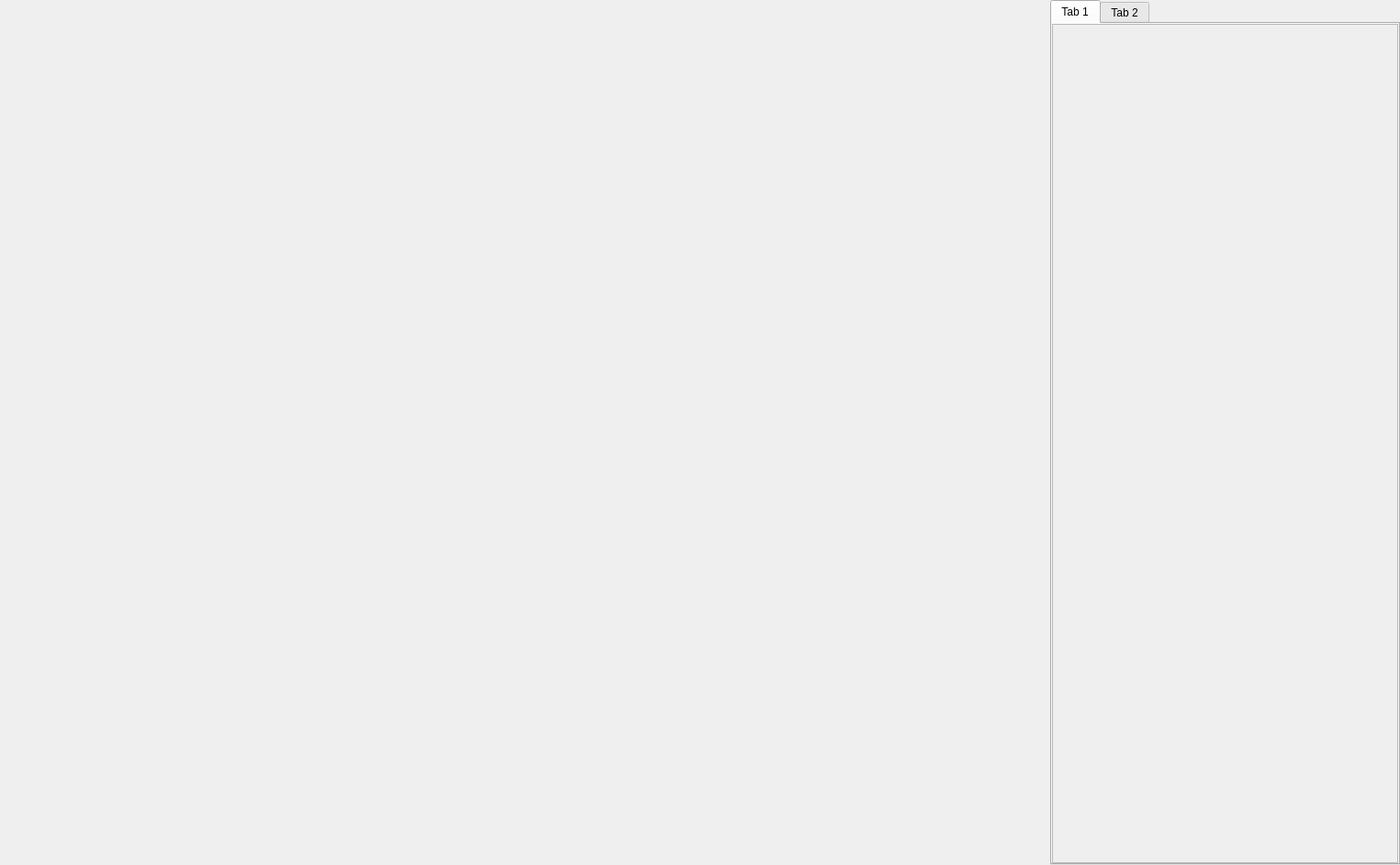
<?xml version="1.0" encoding="UTF-8"?>
<ui version="4.0">
 <class>choicePage</class>
 <widget class="QWidget" name="choicePage">
  <property name="geometry">
   <rect>
    <x>0</x>
    <y>0</y>
    <width>1525</width>
    <height>942</height>
   </rect>
  </property>
  <property name="windowTitle">
   <string>Form</string>
  </property>
  <layout class="QHBoxLayout" name="horizontalLayout">
   <property name="spacing">
    <number>0</number>
   </property>
   <property name="leftMargin">
    <number>0</number>
   </property>
   <property name="topMargin">
    <number>0</number>
   </property>
   <property name="rightMargin">
    <number>0</number>
   </property>
   <property name="bottomMargin">
    <number>0</number>
   </property>
   <item>
    <widget class="QWidget" name="video_container" native="true">
     <property name="sizePolicy">
      <sizepolicy hsizetype="Preferred" vsizetype="Expanding">
       <horstretch>3</horstretch>
       <verstretch>0</verstretch>
      </sizepolicy>
     </property>
     <layout class="QVBoxLayout" name="verticalLayout_2">
      <property name="spacing">
       <number>0</number>
      </property>
      <property name="leftMargin">
       <number>0</number>
      </property>
      <property name="topMargin">
       <number>0</number>
      </property>
      <property name="rightMargin">
       <number>0</number>
      </property>
      <property name="bottomMargin">
       <number>0</number>
      </property>
     </layout>
    </widget>
   </item>
   <item>
    <widget class="QTabWidget" name="tabWidget">
     <property name="sizePolicy">
      <sizepolicy hsizetype="Expanding" vsizetype="Expanding">
       <horstretch>1</horstretch>
       <verstretch>0</verstretch>
      </sizepolicy>
     </property>
     <property name="currentIndex">
      <number>0</number>
     </property>
     <widget class="QWidget" name="tab">
      <attribute name="title">
       <string>Tab 1</string>
      </attribute>
      <layout class="QVBoxLayout" name="verticalLayout">
       <property name="spacing">
        <number>0</number>
       </property>
       <property name="leftMargin">
        <number>0</number>
       </property>
       <property name="topMargin">
        <number>0</number>
       </property>
       <property name="rightMargin">
        <number>0</number>
       </property>
       <property name="bottomMargin">
        <number>0</number>
       </property>
       <item>
        <widget class="QScrollArea" name="scrollArea">
         <property name="widgetResizable">
          <bool>true</bool>
         </property>
         <widget class="QWidget" name="scrollAreaWidgetContents">
          <property name="geometry">
           <rect>
            <x>0</x>
            <y>0</y>
            <width>373</width>
            <height>915</height>
           </rect>
          </property>
         </widget>
        </widget>
       </item>
      </layout>
     </widget>
     <widget class="QWidget" name="tab_2">
      <attribute name="title">
       <string>Tab 2</string>
      </attribute>
     </widget>
    </widget>
   </item>
  </layout>
 </widget>
 <resources/>
 <connections/>
</ui>
